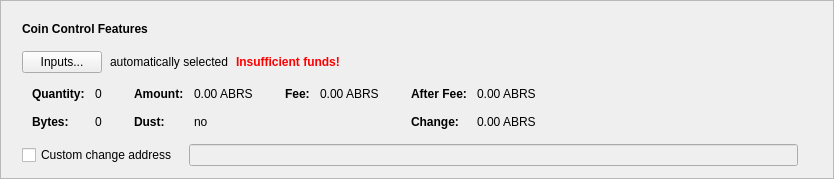
      <widget class="QFrame" name="frameCoinControl">
       <property name="sizePolicy">
        <sizepolicy hsizetype="Expanding" vsizetype="Fixed">
         <horstretch>0</horstretch>
         <verstretch>0</verstretch>
        </sizepolicy>
       </property>
       <property name="frameShape">
        <enum>QFrame::StyledPanel</enum>
       </property>
       <property name="frameShadow">
        <enum>QFrame::Raised</enum>
       </property>
       <layout class="QVBoxLayout" name="verticalLayout_2">
        <item>
         <layout class="QVBoxLayout" name="verticalLayoutCoinControl" stretch="0,0,0,0,0">
          <property name="spacing">
           <number>0</number>
          </property>
          <property name="sizeConstraint">
           <enum>QLayout::SetDefaultConstraint</enum>
          </property>
          <property name="leftMargin">
           <number>10</number>
          </property>
          <property name="topMargin">
           <number>10</number>
          </property>
          <item>
           <layout class="QHBoxLayout" name="horizontalLayoutCoinControl1">
            <property name="bottomMargin">
             <number>15</number>
            </property>
            <item>
             <widget class="QLabel" name="labelCoinControlFeatures">
              <property name="sizePolicy">
               <sizepolicy hsizetype="Preferred" vsizetype="Maximum">
                <horstretch>0</horstretch>
                <verstretch>0</verstretch>
               </sizepolicy>
              </property>
              <property name="font">
               <font>
                <weight>75</weight>
                <bold>true</bold>
               </font>
              </property>
              <property name="styleSheet">
               <string notr="true">font-weight:bold;</string>
              </property>
              <property name="text">
               <string>Coin Control Features</string>
              </property>
             </widget>
            </item>
           </layout>
          </item>
          <item>
           <layout class="QHBoxLayout" name="horizontalLayoutCoinControl2" stretch="0,0,0,0">
            <property name="spacing">
             <number>8</number>
            </property>
            <property name="bottomMargin">
             <number>10</number>
            </property>
            <item>
             <widget class="QPushButton" name="pushButtonCoinControl">
              <property name="styleSheet">
               <string notr="true"/>
              </property>
              <property name="text">
               <string>Inputs...</string>
              </property>
              <property name="autoDefault">
               <bool>false</bool>
              </property>
             </widget>
            </item>
            <item>
             <widget class="QLabel" name="labelCoinControlAutomaticallySelected">
              <property name="text">
               <string>automatically selected</string>
              </property>
              <property name="margin">
               <number>5</number>
              </property>
             </widget>
            </item>
            <item>
             <widget class="QLabel" name="labelCoinControlInsuffFunds">
              <property name="font">
               <font>
                <weight>75</weight>
                <bold>true</bold>
               </font>
              </property>
              <property name="styleSheet">
               <string notr="true">color:red;font-weight:bold;</string>
              </property>
              <property name="text">
               <string>Insufficient funds!</string>
              </property>
              <property name="margin">
               <number>5</number>
              </property>
             </widget>
            </item>
            <item>
             <spacer name="horizontalSpacerCoinControl">
              <property name="orientation">
               <enum>Qt::Horizontal</enum>
              </property>
              <property name="sizeHint" stdset="0">
               <size>
                <width>40</width>
                <height>1</height>
               </size>
              </property>
             </spacer>
            </item>
           </layout>
          </item>
          <item>
           <widget class="QWidget" name="widgetCoinControl" native="true">
            <property name="sizePolicy">
             <sizepolicy hsizetype="Preferred" vsizetype="Preferred">
              <horstretch>0</horstretch>
              <verstretch>0</verstretch>
             </sizepolicy>
            </property>
            <property name="minimumSize">
             <size>
              <width>0</width>
              <height>0</height>
             </size>
            </property>
            <property name="styleSheet">
             <string notr="true"/>
            </property>
            <layout class="QHBoxLayout" name="horizontalLayoutCoinControl5">
             <property name="leftMargin">
              <number>0</number>
             </property>
             <property name="topMargin">
              <number>0</number>
             </property>
             <property name="rightMargin">
              <number>0</number>
             </property>
             <property name="bottomMargin">
              <number>0</number>
             </property>
             <item>
              <layout class="QHBoxLayout" name="horizontalLayoutCoinControl3" stretch="0,0,0,1">
               <property name="spacing">
                <number>20</number>
               </property>
               <property name="topMargin">
                <number>0</number>
               </property>
               <property name="bottomMargin">
                <number>10</number>
               </property>
               <item>
                <layout class="QFormLayout" name="formLayoutCoinControl1">
                 <property name="horizontalSpacing">
                  <number>10</number>
                 </property>
                 <property name="verticalSpacing">
                  <number>14</number>
                 </property>
                 <property name="leftMargin">
                  <number>10</number>
                 </property>
                 <property name="topMargin">
                  <number>4</number>
                 </property>
                 <property name="rightMargin">
                  <number>6</number>
                 </property>
                 <item row="0" column="0">
                  <widget class="QLabel" name="labelCoinControlQuantityText">
                   <property name="font">
                    <font>
                     <weight>75</weight>
                     <bold>true</bold>
                    </font>
                   </property>
                   <property name="text">
                    <string>Quantity:</string>
                   </property>
                   <property name="margin">
                    <number>0</number>
                   </property>
                  </widget>
                 </item>
                 <item row="0" column="1">
                  <widget class="QLabel" name="labelCoinControlQuantity">
                   <property name="cursor">
                    <cursorShape>IBeamCursor</cursorShape>
                   </property>
                   <property name="contextMenuPolicy">
                    <enum>Qt::ActionsContextMenu</enum>
                   </property>
                   <property name="text">
                    <string notr="true">0</string>
                   </property>
                   <property name="margin">
                    <number>0</number>
                   </property>
                   <property name="textInteractionFlags">
                    <set>Qt::LinksAccessibleByMouse|Qt::TextSelectableByKeyboard|Qt::TextSelectableByMouse</set>
                   </property>
                  </widget>
                 </item>
                 <item row="1" column="0">
                  <widget class="QLabel" name="labelCoinControlBytesText">
                   <property name="font">
                    <font>
                     <weight>75</weight>
                     <bold>true</bold>
                    </font>
                   </property>
                   <property name="text">
                    <string>Bytes:</string>
                   </property>
                  </widget>
                 </item>
                 <item row="1" column="1">
                  <widget class="QLabel" name="labelCoinControlBytes">
                   <property name="cursor">
                    <cursorShape>IBeamCursor</cursorShape>
                   </property>
                   <property name="contextMenuPolicy">
                    <enum>Qt::ActionsContextMenu</enum>
                   </property>
                   <property name="text">
                    <string notr="true">0</string>
                   </property>
                   <property name="textInteractionFlags">
                    <set>Qt::LinksAccessibleByMouse|Qt::TextSelectableByKeyboard|Qt::TextSelectableByMouse</set>
                   </property>
                  </widget>
                 </item>
                </layout>
               </item>
               <item>
                <layout class="QFormLayout" name="formLayoutCoinControl2">
                 <property name="horizontalSpacing">
                  <number>10</number>
                 </property>
                 <property name="verticalSpacing">
                  <number>14</number>
                 </property>
                 <property name="leftMargin">
                  <number>6</number>
                 </property>
                 <property name="topMargin">
                  <number>4</number>
                 </property>
                 <property name="rightMargin">
                  <number>6</number>
                 </property>
                 <item row="0" column="0">
                  <widget class="QLabel" name="labelCoinControlAmountText">
                   <property name="font">
                    <font>
                     <weight>75</weight>
                     <bold>true</bold>
                    </font>
                   </property>
                   <property name="text">
                    <string>Amount:</string>
                   </property>
                   <property name="margin">
                    <number>0</number>
                   </property>
                  </widget>
                 </item>
                 <item row="0" column="1">
                  <widget class="QLabel" name="labelCoinControlAmount">
                   <property name="cursor">
                    <cursorShape>IBeamCursor</cursorShape>
                   </property>
                   <property name="contextMenuPolicy">
                    <enum>Qt::ActionsContextMenu</enum>
                   </property>
                   <property name="text">
                    <string notr="true">0.00 ABRS</string>
                   </property>
                   <property name="textInteractionFlags">
                    <set>Qt::LinksAccessibleByMouse|Qt::TextSelectableByKeyboard|Qt::TextSelectableByMouse</set>
                   </property>
                  </widget>
                 </item>
                 <item row="1" column="0">
                  <widget class="QLabel" name="labelCoinControlLowOutputText">
                   <property name="font">
                    <font>
                     <weight>75</weight>
                     <bold>true</bold>
                    </font>
                   </property>
                   <property name="text">
                    <string>Dust:</string>
                   </property>
                  </widget>
                 </item>
                 <item row="1" column="1">
                  <widget class="QLabel" name="labelCoinControlLowOutput">
                   <property name="cursor">
                    <cursorShape>IBeamCursor</cursorShape>
                   </property>
                   <property name="contextMenuPolicy">
                    <enum>Qt::ActionsContextMenu</enum>
                   </property>
                   <property name="text">
                    <string notr="true">no</string>
                   </property>
                   <property name="textInteractionFlags">
                    <set>Qt::LinksAccessibleByMouse|Qt::TextSelectableByKeyboard|Qt::TextSelectableByMouse</set>
                   </property>
                  </widget>
                 </item>
                </layout>
               </item>
               <item>
                <layout class="QFormLayout" name="formLayoutCoinControl3">
                 <property name="horizontalSpacing">
                  <number>10</number>
                 </property>
                 <property name="verticalSpacing">
                  <number>14</number>
                 </property>
                 <property name="leftMargin">
                  <number>6</number>
                 </property>
                 <property name="topMargin">
                  <number>4</number>
                 </property>
                 <property name="rightMargin">
                  <number>6</number>
                 </property>
                 <item row="0" column="0">
                  <widget class="QLabel" name="labelCoinControlFeeText">
                   <property name="font">
                    <font>
                     <weight>75</weight>
                     <bold>true</bold>
                    </font>
                   </property>
                   <property name="text">
                    <string>Fee:</string>
                   </property>
                   <property name="margin">
                    <number>0</number>
                   </property>
                  </widget>
                 </item>
                 <item row="0" column="1">
                  <widget class="QLabel" name="labelCoinControlFee">
                   <property name="cursor">
                    <cursorShape>IBeamCursor</cursorShape>
                   </property>
                   <property name="contextMenuPolicy">
                    <enum>Qt::ActionsContextMenu</enum>
                   </property>
                   <property name="text">
                    <string notr="true">0.00 ABRS</string>
                   </property>
                   <property name="textInteractionFlags">
                    <set>Qt::LinksAccessibleByMouse|Qt::TextSelectableByKeyboard|Qt::TextSelectableByMouse</set>
                   </property>
                  </widget>
                 </item>
                </layout>
               </item>
               <item>
                <layout class="QFormLayout" name="formLayoutCoinControl4">
                 <property name="horizontalSpacing">
                  <number>10</number>
                 </property>
                 <property name="verticalSpacing">
                  <number>14</number>
                 </property>
                 <property name="leftMargin">
                  <number>6</number>
                 </property>
                 <property name="topMargin">
                  <number>4</number>
                 </property>
                 <property name="rightMargin">
                  <number>6</number>
                 </property>
                 <item row="0" column="0">
                  <widget class="QLabel" name="labelCoinControlAfterFeeText">
                   <property name="font">
                    <font>
                     <weight>75</weight>
                     <bold>true</bold>
                    </font>
                   </property>
                   <property name="text">
                    <string>After Fee:</string>
                   </property>
                   <property name="margin">
                    <number>0</number>
                   </property>
                  </widget>
                 </item>
                 <item row="0" column="1">
                  <widget class="QLabel" name="labelCoinControlAfterFee">
                   <property name="cursor">
                    <cursorShape>IBeamCursor</cursorShape>
                   </property>
                   <property name="contextMenuPolicy">
                    <enum>Qt::ActionsContextMenu</enum>
                   </property>
                   <property name="text">
                    <string notr="true">0.00 ABRS</string>
                   </property>
                   <property name="textInteractionFlags">
                    <set>Qt::LinksAccessibleByMouse|Qt::TextSelectableByKeyboard|Qt::TextSelectableByMouse</set>
                   </property>
                  </widget>
                 </item>
                 <item row="1" column="0">
                  <widget class="QLabel" name="labelCoinControlChangeText">
                   <property name="font">
                    <font>
                     <weight>75</weight>
                     <bold>true</bold>
                    </font>
                   </property>
                   <property name="text">
                    <string>Change:</string>
                   </property>
                  </widget>
                 </item>
                 <item row="1" column="1">
                  <widget class="QLabel" name="labelCoinControlChange">
                   <property name="cursor">
                    <cursorShape>IBeamCursor</cursorShape>
                   </property>
                   <property name="contextMenuPolicy">
                    <enum>Qt::ActionsContextMenu</enum>
                   </property>
                   <property name="text">
                    <string notr="true">0.00 ABRS</string>
                   </property>
                   <property name="textInteractionFlags">
                    <set>Qt::LinksAccessibleByMouse|Qt::TextSelectableByKeyboard|Qt::TextSelectableByMouse</set>
                   </property>
                  </widget>
                 </item>
                </layout>
               </item>
              </layout>
             </item>
            </layout>
           </widget>
          </item>
          <item>
           <layout class="QHBoxLayout" name="horizontalLayoutCoinControl4" stretch="0,0,0">
            <property name="spacing">
             <number>12</number>
            </property>
            <property name="sizeConstraint">
             <enum>QLayout::SetDefaultConstraint</enum>
            </property>
            <property name="topMargin">
             <number>5</number>
            </property>
            <property name="rightMargin">
             <number>5</number>
            </property>
            <item>
             <widget class="QCheckBox" name="checkBoxCoinControlChange">
              <property name="toolTip">
               <string>If this is activated, but the change address is empty or invalid, change will be sent to a newly generated address.</string>
              </property>
              <property name="text">
               <string>Custom change address</string>
              </property>
             </widget>
            </item>
            <item>
             <widget class="QValidatedLineEdit" name="lineEditCoinControlChange">
              <property name="enabled">
               <bool>false</bool>
              </property>
              <property name="sizePolicy">
               <sizepolicy hsizetype="Expanding" vsizetype="Fixed">
                <horstretch>0</horstretch>
                <verstretch>0</verstretch>
               </sizepolicy>
              </property>
             </widget>
            </item>
            <item>
             <widget class="QLabel" name="labelCoinControlChangeLabel">
              <property name="sizePolicy">
               <sizepolicy hsizetype="Preferred" vsizetype="Expanding">
                <horstretch>0</horstretch>
                <verstretch>0</verstretch>
               </sizepolicy>
              </property>
              <property name="minimumSize">
               <size>
                <width>0</width>
                <height>0</height>
               </size>
              </property>
              <property name="text">
               <string/>
              </property>
              <property name="margin">
               <number>3</number>
              </property>
             </widget>
            </item>
           </layout>
          </item>
          <item>
           <spacer name="verticalSpacerCoinControl">
            <property name="orientation">
             <enum>Qt::Vertical</enum>
            </property>
            <property name="sizeType">
             <enum>QSizePolicy::Expanding</enum>
            </property>
            <property name="sizeHint" stdset="0">
             <size>
              <width>800</width>
              <height>1</height>
             </size>
            </property>
           </spacer>
          </item>
         </layout>
        </item>
       </layout>
      </widget>
